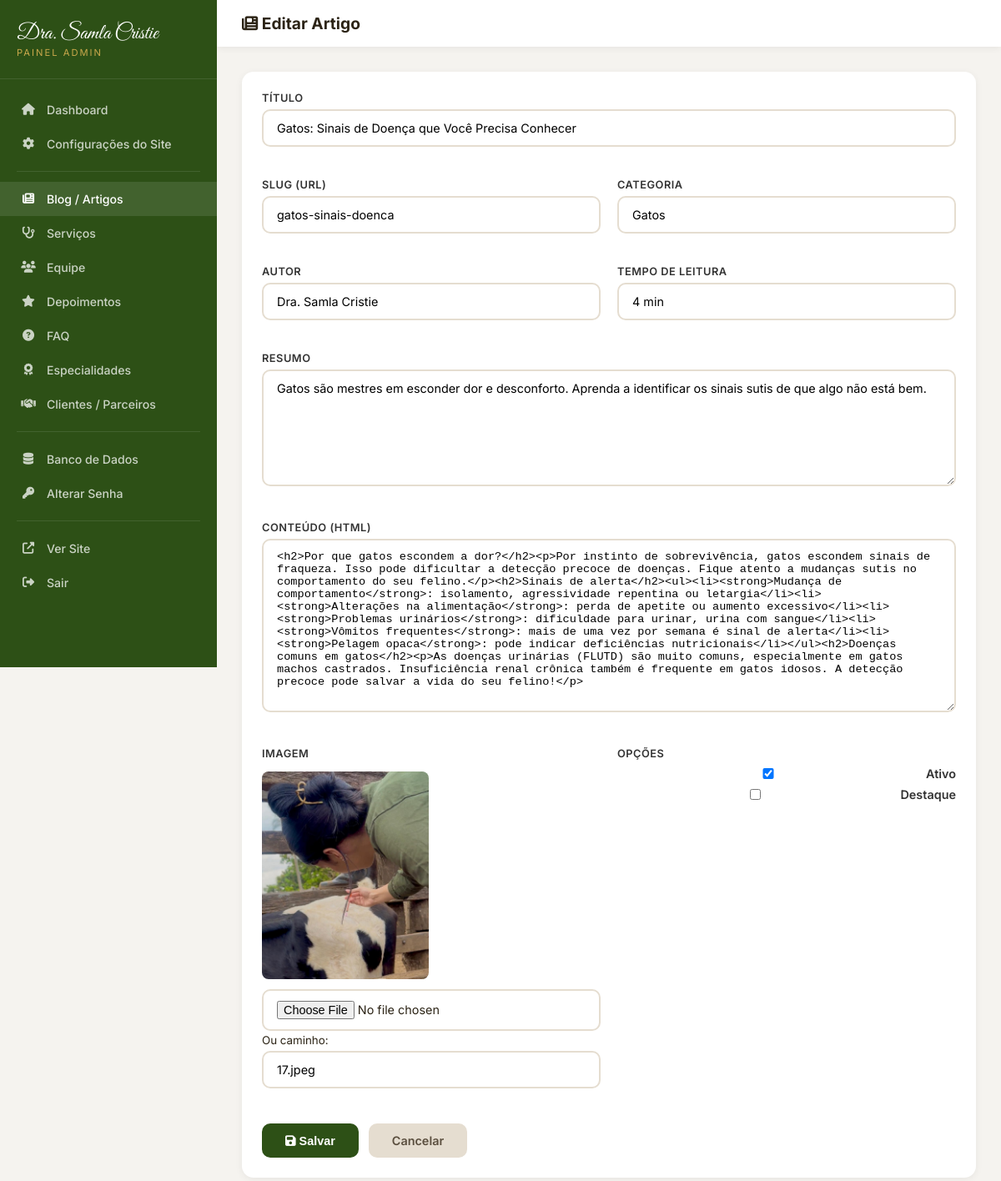
The page /admin/articles.php?edit=2 (signed in) on the database its author committed.
### tables this page shows
CREATE TABLE IF NOT EXISTS `articles` (
    `id` INT AUTO_INCREMENT PRIMARY KEY,
    `title` VARCHAR(300) NOT NULL,
    `slug` VARCHAR(300) NOT NULL UNIQUE,
    `excerpt` TEXT,
    `content` LONGTEXT,
    `image` VARCHAR(255),
    `category` VARCHAR(100),
    `author` VARCHAR(200) DEFAULT 'Dra. Samla Cristie',
    `read_time` VARCHAR(20) DEFAULT '5 min',
    `featured` TINYINT(1) DEFAULT 0,
    `active` TINYINT(1) DEFAULT 1,
    `views` INT DEFAULT 0,
    `created_at` TIMESTAMP DEFAULT CURRENT_TIMESTAMP,
    `updated_at` TIMESTAMP DEFAULT CURRENT_TIMESTAMP ON UPDATE CURRENT_TIMESTAMP
);

### config.php (called while the page is built, shortened)
<?php
function e($str) {
    return htmlspecialchars($str ?? '', ENT_QUOTES, 'UTF-8');
}

### admin/articles.php (the view, shortened to what this page needs)
<?php
$db = getDB();
$editItem = null;
if (isset($_GET['edit'])) {
    $stmt = $db->prepare("SELECT * FROM articles WHERE id = ?");
    $stmt->execute([$_GET['edit']]);
    $editItem = $stmt->fetch();
}
$articles = $db->query("SELECT * FROM articles ORDER BY created_at DESC")->fetchAll();
?>
<!DOCTYPE html>
<html lang="pt-BR">
<head>
    <link rel="stylesheet" href="https://cdnjs.cloudflare.com/ajax/libs/font-awesome/6.5.1/css/all.min.css">
    <link rel="stylesheet" href="admin.css">
</head>
<body>
<div class="admin-wrapper">
    <?php include 'sidebar.php'; ?>
    <div class="main-content">
        <div class="topbar">
            <div style="display:flex;align-items:center;gap:12px;">
                <h2><i class="fas fa-newspaper"></i> <?= $editItem ? ($editItem['id'] ? 'Editar Artigo' : 'Novo Artigo') : 'Artigos do Blog' ?></h2>
            </div>
        </div>
        <div class="content">
            <?php if ($editItem !== null): ?>
            <div class="admin-card">
                <form method="POST" enctype="multipart/form-data">
                    <div class="form-grid">
                        <div class="form-group form-full"><label>Título</label><input type="text" name="title" value="<?= e($editItem['title']) ?>" required></div>
                        <div class="form-group"><label>Slug (URL)</label><input type="text" name="slug" value="<?= e($editItem['slug']) ?>" placeholder="Gerado automaticamente"></div>
                        <div class="form-group"><label>Categoria</label><input type="text" name="category" value="<?= e($editItem['category']) ?>" placeholder="Ex: Cães, Gatos, Equinos"></div>
                        <div class="form-group"><label>Autor</label><input type="text" name="author" value="<?= e($editItem['author']) ?>"></div>
                        <div class="form-group"><label>Tempo de Leitura</label><input type="text" name="read_time" value="<?= e($editItem['read_time']) ?>"></div>
                        <div class="form-group form-full"><label>Resumo</label><textarea name="excerpt" rows="2"><?= e($editItem['excerpt']) ?></textarea></div>
                        <div class="form-group form-full"><label>Conteúdo (HTML)</label><textarea name="content" rows="12" style="font-family:monospace;font-size:0.85rem;"><?= e($editItem['content']) ?></textarea></div>
                        <div class="form-group"><label>Imagem</label>
                            <?php if ($editItem['image']): ?><img src="../<?= e($editItem['image']) ?>" class="img-preview"><br><?php endif; ?>
                            <input type="file" name="image" accept="image/*" style="margin-top:8px;">
                            <br><small>Ou caminho: </small><input type="text" name="current_image" value="<?= e($editItem['image']) ?>" style="margin-top:4px;">
                        </div>
                        <div class="form-group">
                            <label>Opções</label>
                            <label style="display:flex;align-items:center;gap:8px;font-size:0.9rem;text-transform:none;letter-spacing:0;margin-top:8px;">
                                <input type="checkbox" name="active" <?= $editItem['active']?'checked':'' ?>> Ativo
                            </label>
                            <label style="display:flex;align-items:center;gap:8px;font-size:0.9rem;text-transform:none;letter-spacing:0;margin-top:8px;">
                                <input type="checkbox" name="featured" <?= $editItem['featured']?'checked':'' ?>> Destaque
                            </label>
                        </div>
                    </div>
                    <div class="form-actions">
                        <button type="submit" class="btn-save"><i class="fas fa-save"></i> Salvar</button>
                        <a href="articles.php" class="btn-cancel">Cancelar</a>
                    </div>
                </form>
            </div>
            <?php endif; ?>
        </div>
    </div>
</div>
</body>
</html>

### admin/admin.css (style rules this page uses)
* { margin:0; padding:0; box-sizing:border-box; }
body { font-family:'Inter',sans-serif; background:#f5f3ef; color:#2c2416; }
a { text-decoration:none; color:inherit; }
.admin-wrapper { display:flex; min-height:100vh; }
.main-content { flex:1; margin-left:260px; }
.topbar { background:#fff; padding:16px 30px; display:flex; justify-content:space-between; align-items:center; box-shadow:0 2px 8px rgba(0,0,0,0.06); position:sticky; top:0; z-index:50; }
.topbar h2 { font-size:1.2rem; font-weight:700; }
.content { padding:30px; }
.admin-card { background:#fff; border-radius:14px; padding:24px; box-shadow:0 2px 10px rgba(0,0,0,0.06); margin-bottom:24px; }
.btn-save { background:#2d5016; color:#fff; padding:12px 28px; border-radius:10px; font-size:0.9rem; font-weight:600; border:none; cursor:pointer; }
.btn-cancel { background:#e5ddd0; color:#5a4e3e; padding:12px 28px; border-radius:10px; font-size:0.9rem; font-weight:600; border:none; cursor:pointer; }
.form-grid { display:grid; grid-template-columns:1fr 1fr; gap:20px; }
.form-full { grid-column:1/-1; }
.form-group { margin-bottom:18px; }
.form-group label { display:block; font-size:0.8rem; font-weight:600; color:#333; margin-bottom:6px; text-transform:uppercase; letter-spacing:0.5px; }
.form-group input, .form-group select, .form-group textarea { width:100%; padding:12px 16px; border:2px solid #e5ddd0; border-radius:10px; font-size:0.9rem; outline:none; transition:border-color 0.3s; font-family:'Inter',sans-serif; background:#fff; }
.form-group textarea { min-height:140px; resize:vertical; }
.form-group .img-preview { max-width:200px; border-radius:8px; margin-top:8px; }
.form-actions { display:flex; gap:12px; margin-top:24px; }

### rows shown on the page
articles: title "Gatos: Sinais de Doença que Você Precisa Conhecer", slug "gatos-sinais-doenca", category "Gatos", author "Dra. Samla Cristie", read_time "4 min", excerpt "Gatos são mestres em esconder dor e desconforto. Aprenda a identificar os sinais sutis de que algo não está bem.", content "<h2>Por que gatos escondem a dor?</h2><p>Por instinto de sobrevivência, gatos escondem sinais de fraqueza. Isso pode dificultar a detecção precoce de doenças. Fique atento a mudanças sutis no comportamento do seu felino.</p><h2>Sinais de alerta</h2><ul><li><strong>Mudança de comportamento</strong>: isolamento, agressividade repentina ou letargia</li><li><strong>Alterações na alimentação</strong>: perda de apetite ou aumento excessivo</li><li><strong>Problemas urinários</strong>: dificuldade para urinar, urina com sangue</li><li><strong>Vômitos frequentes</strong>: mais de uma vez por semana é sinal de alerta</li><li><strong>Pelagem opaca</strong>: pode indicar deficiências…", image (picture), current_image "17.jpeg", active "☑"
